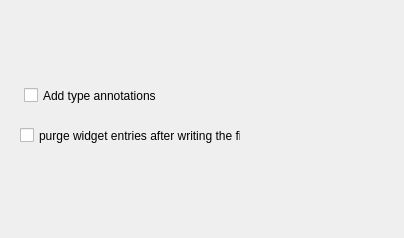
<?xml version="1.0" encoding="UTF-8"?>
<ui version="4.0">
 <class>Form</class>
 <widget class="QWidget" name="Form">
  <property name="geometry">
   <rect>
    <x>0</x>
    <y>0</y>
    <width>404</width>
    <height>238</height>
   </rect>
  </property>
  <property name="windowTitle">
   <string>Form</string>
  </property>
  <widget class="QCheckBox" name="checkBox">
   <property name="geometry">
    <rect>
     <x>24</x>
     <y>80</y>
     <width>371</width>
     <height>31</height>
    </rect>
   </property>
   <property name="text">
    <string>Add type annotations</string>
   </property>
  </widget>
  <widget class="QCheckBox" name="checkBox_2">
   <property name="geometry">
    <rect>
     <x>20</x>
     <y>120</y>
     <width>221</width>
     <height>31</height>
    </rect>
   </property>
   <property name="text">
    <string>purge widget entries after writing the file</string>
   </property>
  </widget>
 </widget>
 <resources/>
 <connections/>
</ui>
